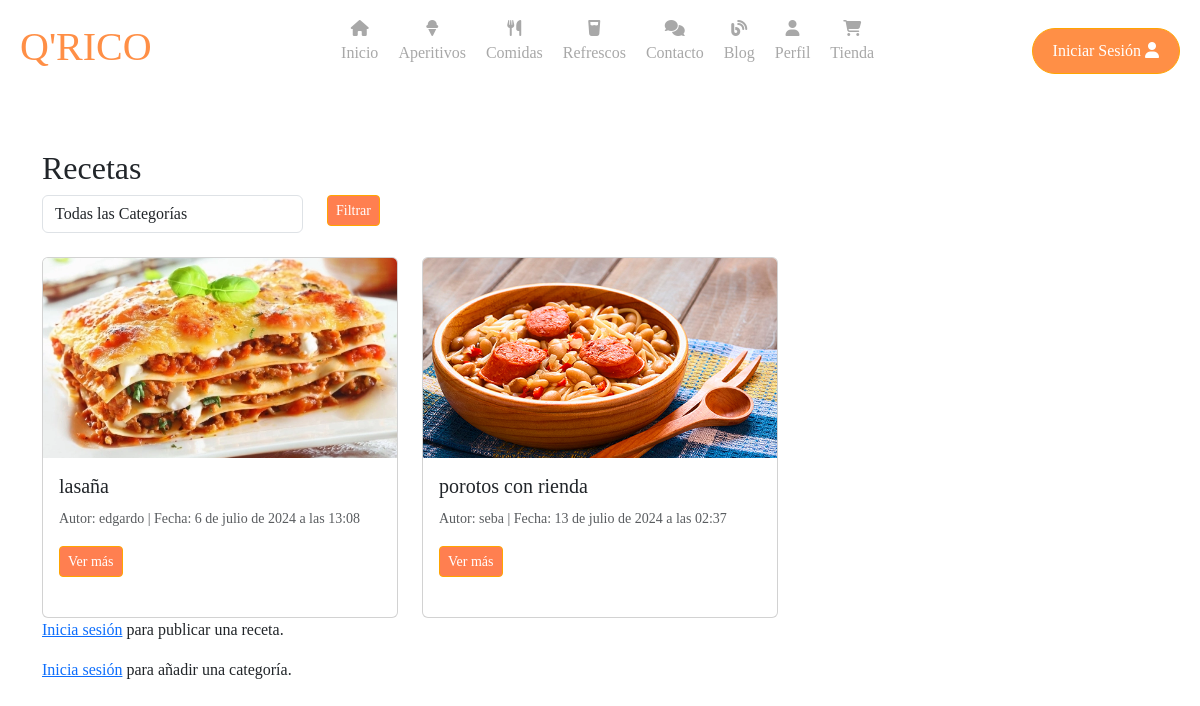
Page /blog/ on the earlier database version.
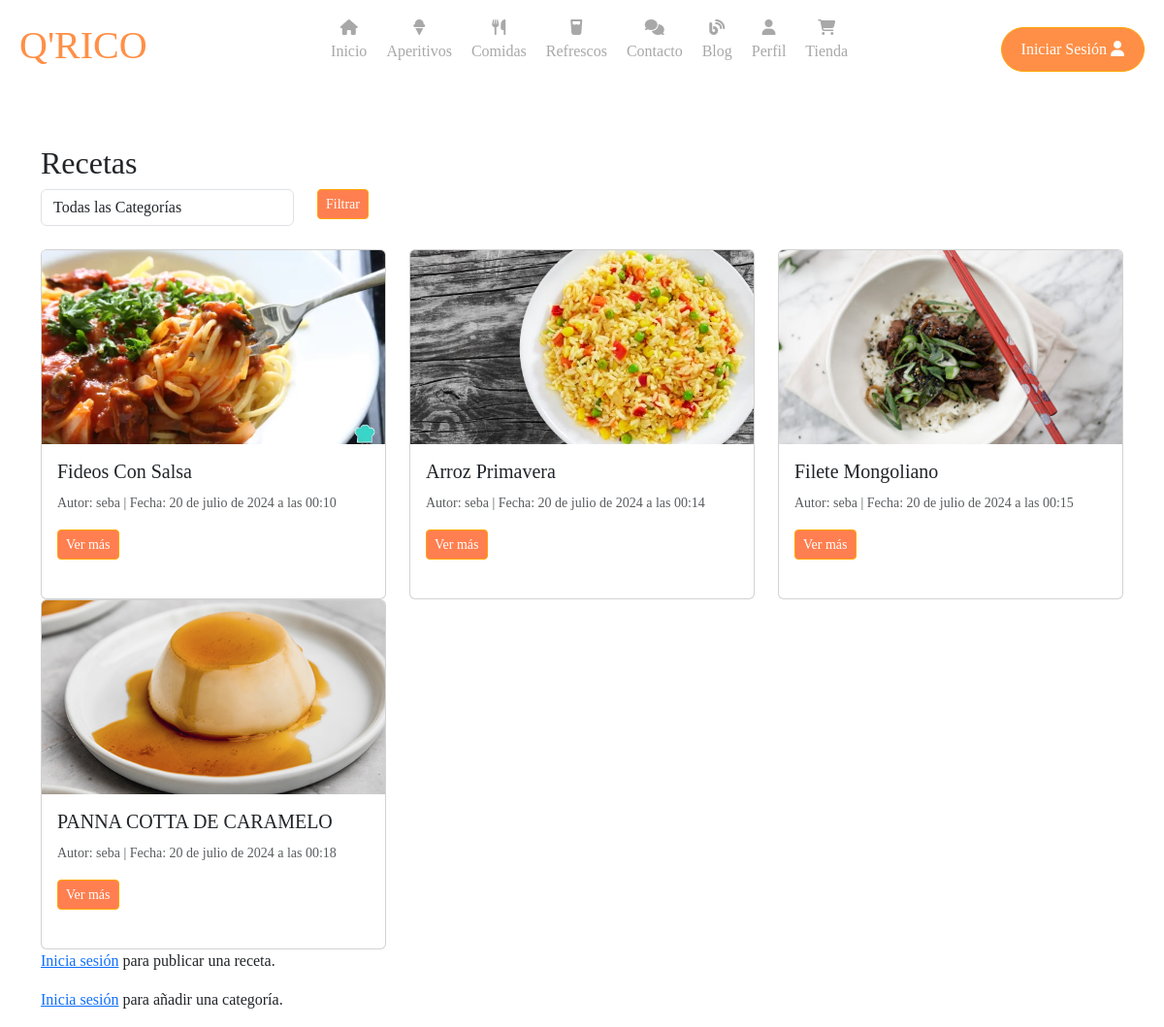
Same page on the later database version.
### cuentas/models.py (models this page shows, shortened)
class Receta(models.Model):
    titulo = models.CharField(max_length=100, default='Título de la receta')  # Título de la receta
    ingredientes = models.TextField(default='Ingredientes no especificados')  # Ingredientes de la receta
    preparacion = models.TextField(default='Preparación no especificada')  # Método de preparación
    imagen = models.ImageField(upload_to='recetas/', default='path/to/default/image.jpg')  # Imagen de la receta
    autor = models.ForeignKey(User, on_delete=models.CASCADE)  # Autor de la receta
    fecha_creacion = models.DateTimeField(auto_now_add=True)  # Fecha de creación de la receta
    valoracion = models.FloatField(default=0.0)  # Valoración promedio de la receta
    total_valoraciones = models.IntegerField(default=0)  # Número total de valoraciones
    categoria = models.ForeignKey(Categoria, on_delete=models.SET_NULL, null=True, blank=True)  # Categoría de la receta

### cuentas/views.py (the view)
# urls.py: path('blog/', views.blog, name='blog'),
def blog(request):
    categoria_id = request.GET.get('categoria')
    if categoria_id:
        recetas = Receta.objects.filter(categoria_id=categoria_id)
    else:
        recetas = Receta.objects.all()
    categorias = Categoria.objects.all()
    comentario_form = ComentarioForm()
    context = {
        'recetas': recetas,
        'categorias': categorias,
        'comentario_form': comentario_form
    }
    return render(request, 'cuentas/blog.html', context)

### cuentas/forms.py
class ComentarioForm(forms.ModelForm):
    class Meta:
        model = Comentario
        fields = ['texto']

### cuentas/templates/cuentas/blog.html (shortened to what this page needs)
<!DOCTYPE html>
<html lang="es">
<head>
    {% load static %}
    <link rel="stylesheet" href="https://cdnjs.cloudflare.com/ajax/libs/font-awesome/6.2.0/css/all.min.css" />
    <link rel="stylesheet" href="https://unpkg.com/flickity@2/dist/flickity.min.css">
    <link rel="stylesheet" href="https://cdn.jsdelivr.net/npm/bootstrap@5.3.3/dist/css/bootstrap.min.css">
    <link rel="stylesheet" href="{% static 'cuentas/css/blog.css' %}">
</head>
<body>
<section id="inicio">
    <header>
        <div class="contenido-header">
            <div class="logo">
                <h1>Q'RICO</h1>
            </div>
            <nav id="nav">
                <ul>
                    <li><a href="{% url 'index' %}"><i class="fa-solid fa-house"></i><span>Inicio</span></a></li>
                    <li><a href="{% url 'aperitivos' %}"><i class="fa-solid fa-ice-cream"></i><span>Aperitivos</span></a></li>
                    <li><a href="{% url 'comida' %}"><i class="fa-solid fa-utensils"></i><span>Comidas</span></a></li>
                    <li><a href="{% url 'batidos' %}"><i class="fa-solid fa-glass-water"></i><span>Refrescos</span></a></li>
                    <li><a href="{% url 'contacto' %}"><i class="fa-solid fa-comments"></i><span>Contacto</span></a></li>
                    <li><a href="{% url 'blog' %}"><i class="fa-solid fa-blog"></i><span>Blog</span></a></li>
                    <li><a href="{% url 'perfil' %}"><i class="fa-solid fa-user"></i><span>Perfil</span></a></li>
                    <li><a href="{% url 'tienda' %}"><i class="fa-solid fa-cart-shopping"></i><span>Tienda</span></a></li>
                </ul>
            </nav>
            <div class="social">
                {% if user.is_authenticated %}
                    <a href="{% url 'logout' %}" class="btn btn-orange">Cerrar Sesión <i class="fa-solid fa-user"></i></a>
                {% else %}
                    <a href="{% url 'login' %}" class="btn btn-orange">Iniciar Sesión <i class="fa-solid fa-user"></i></a>
                {% endif %}
            </div>
        </div>
    </header>
    <main class="container mt-5">
        <h2>Recetas</h2>
        <form method="get" action="{% url 'blog' %}" class="mb-4">
            <div class="row">
                <div class="col-md-3">
                    <select name="categoria" class="form-control">
                        <option value="">Todas las Categorías</option>
                    </select>
                </div>
                <div class="col-md-3">
                    <button type="submit" class="btn btn-outline-primary btn-orange btn-sm">Filtrar</button>
                </div>
            </div>
        </form>
        <div class="row">
            {% for receta in recetas %}
                <div class="col-md-4">
                    <div class="card h-100 mb-4">
                        <img src="{{ receta.imagen.url }}" class="card-img-top" alt="{{ receta.titulo }}">
                        <div class="card-body">
                            <h5 class="card-title">{{ receta.titulo }}</h5>
                            <p class="card-text"><small class="text-muted">Autor: {{ receta.autor.username }} | Fecha: {{ receta.fecha_creacion }}</small></p>
                            <button class="btn btn-outline-primary btn-orange btn-sm" type="button" data-bs-toggle="collapse" data-bs-target="#collapse{{ receta.id }}" aria-expanded="false" aria-controls="collapse{{ receta.id }}">
                                Ver más
                            </button>
                        </div>
                    </div>
                </div>
            {% endfor %}
        </div>
        {% if user.is_authenticated %}
            {% if perms.cuentas.add_receta %}
                <h2 class="mt-5">Añadir nueva receta</h2>
                <form method="post" enctype="multipart/form-data" action="{% url 'publicar_receta' %}">
                    {% csrf_token %}
                    {{ form.as_p }}
                    <button type="submit" name="crear_receta" class="btn btn-orange">Añadir receta</button>
                </form>
            {% else %}
                <p>No tienes permiso para añadir recetas.</p>
            {% endif %}
        {% else %}
            <p><a href="{% url 'login' %}">Inicia sesión</a> para publicar una receta.</p>
        {% endif %}
        {% if user.is_authenticated %}
            {% if perms.cuentas.add_categoria %}
                <h2 class="mt-5">Añadir Categoria</h2>
                <form method="post" enctype="multipart/form-data" action="{% url 'crear_categoria' %}">
                    {% csrf_token %}
                    {{ form.as_p }}
                    <button type="submit" name="crear_categoria" class="btn btn-orange">Añadir Categoria</button>
                </form>
            {% else %}
                <p>No tienes permiso para añadir categorías.</p>
            {% endif %}
        {% else %}
            <p><a href="{% url 'login' %}">Inicia sesión</a> para añadir una categoría.</p>
        {% endif %}
    </main>
</body>
</html>

### cuentas/static/cuentas/css/blog.css (style rules this page uses)
* { margin: 0; padding: 0; font-family: 'Quicksand'; }
html { scroll-behavior: smooth; }
header .contenido-header { max-width: 1200px; margin: auto; display: flex; justify-content: space-between; align-items: center; padding: 20px; }
header .contenido-header nav { display: flex; justify-content: center; }
header .contenido-header nav ul { display: flex; list-style: none; }
header .contenido-header .logo { color: #ff8f46; font-size: 22px; }
header .contenido-header nav ul li { text-align: center; margin: 0 10px; }
header .contenido-header nav ul li i { display: block; color: #a8a8a8; margin-bottom: 5px; }
header .contenido-header nav ul li a { display: block; text-decoration: none; color: #a8a8a8; font-size: 16px; }
header .contenido-header .social a { display: inline-block; background-color: #ff8f46; text-decoration: none; color: #fff; padding: 10px 20px; border-radius: 30px; }
.card-img-top { height: 200px; object-fit: cover; }
.btn-orange { background-color: orange; border-color: orange; color: rgb(255, 115, 0); }
.btn-orange { background-color: #FF7F50; color: white; }

Differences in the rows shown:
removed Receta: imagen (picture), titulo "lasaña", autor.username "edgardo", fecha_creacion "6 de julio de 2024 a las 13:08"
removed Receta: imagen (picture), titulo "porotos con rienda", autor.username "seba", fecha_creacion "13 de julio de 2024 a las 02:37"
added Receta: imagen (picture), titulo "Fideos Con Salsa", autor.username "seba", fecha_creacion "20 de julio de 2024 a las 00:10"
added Receta: imagen (picture), titulo "Arroz Primavera", autor.username "seba", fecha_creacion "20 de julio de 2024 a las 00:14"
added Receta: imagen (picture), titulo "Filete Mongoliano", autor.username "seba", fecha_creacion "20 de julio de 2024 a las 00:15"
added Receta: imagen (picture), titulo "PANNA COTTA DE CARAMELO", autor.username "seba", fecha_creacion "20 de julio de 2024 a las 00:18"
